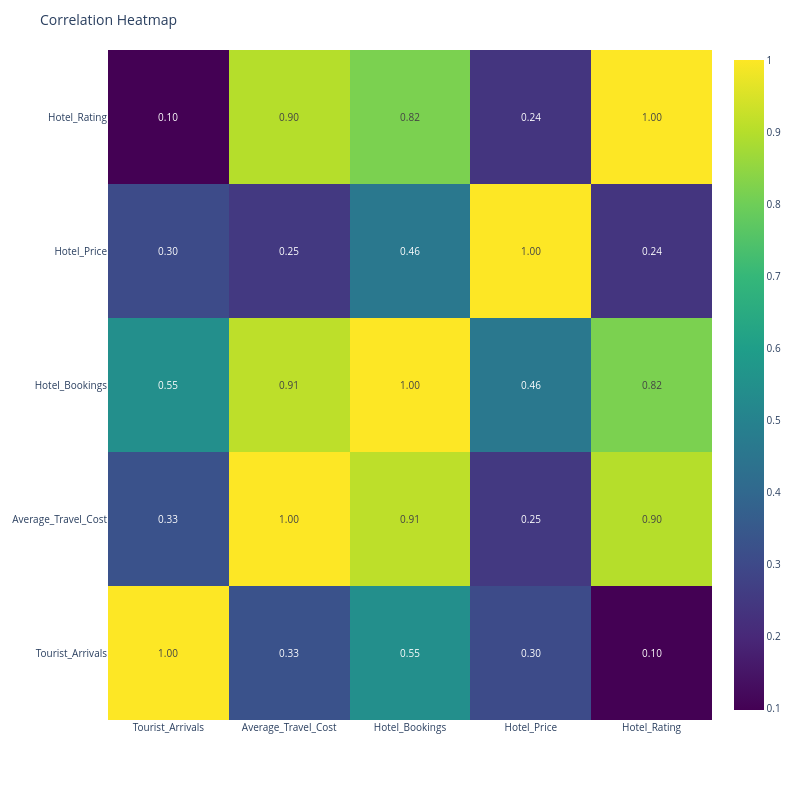

The notebook cell saved with this chart:
### Code cell
import plotly.graph_objects as go

# Compute correlation matrix (numerical columns only)
correlation_matrix = df.select_dtypes(include=['number']).corr()

# Create annotated heatmap using go.Heatmap
fig = go.Figure(data=go.Heatmap(
    z=correlation_matrix.values,
    x=correlation_matrix.columns.tolist(),
    y=correlation_matrix.index.tolist(),
    colorscale='Viridis',
    showscale=True,
    hoverongaps=False,
    text=[[f"{val:.2f}" for val in row] for row in correlation_matrix.values],
    texttemplate="%{text}",
))

# Update layout for spacing and readable text
fig.update_layout(
    title="Correlation Heatmap",
    width=800,
    height=800,
    margin=dict(t=50, l=100),
    font=dict(size=10)
)

fig.show()

### Figure 1 — Plotly figure (JSON) as saved in the notebook; plotly's stock layout.template omitted (floating-point values rounded to 4 significant figures)
{"data": [{"colorscale": [[0, "#440154"], [0.1111, "#482878"], [0.2222, "#3e4989"], [0.3333, "#31688e"], [0.4444, "#26828e"], [0.5556, "#1f9e89"], [0.6667, "#35b779"], [0.7778, "#6ece58"], [0.8889, "#b5de2b"], [1, "#fde725"]], "hoverongaps": false, "showscale": true, "text": [["1.00", "0.33", "0.55", "0.30", "0.10"], ["0.33", "1.00", "0.91", "0.25", "0.90"], ["0.55", "0.91", "1.00", "0.46", "0.82"], ["0.30", "0.25", "0.46", "1.00", "0.24"], ["0.10", "0.90", "0.82", "0.24", "1.00"]], "texttemplate": "%{text}", "type": "heatmap", "x": ["Tourist_Arrivals", "Average_Travel_Cost", "Hotel_Bookings", "Hotel_Price", "Hotel_Rating"], "y": ["Tourist_Arrivals", "Average_Travel_Cost", "Hotel_Bookings", "Hotel_Price", "Hotel_Rating"], "z": [[1.0, 0.3286, 0.5453, 0.3043, 0.09815], [0.3286, 1.0, 0.9113, 0.2494, 0.8995], [0.5453, 0.9113, 1.0, 0.461, 0.8185], [0.3043, 0.2494, 0.461, 1.0, 0.2374], [0.09815, 0.8995, 0.8185, 0.2374, 1.0]]}], "layout": {"font": {"size": 10}, "height": 800, "margin": {"l": 100, "t": 50}, "title": {"text": "Correlation Heatmap"}, "width": 800}}
